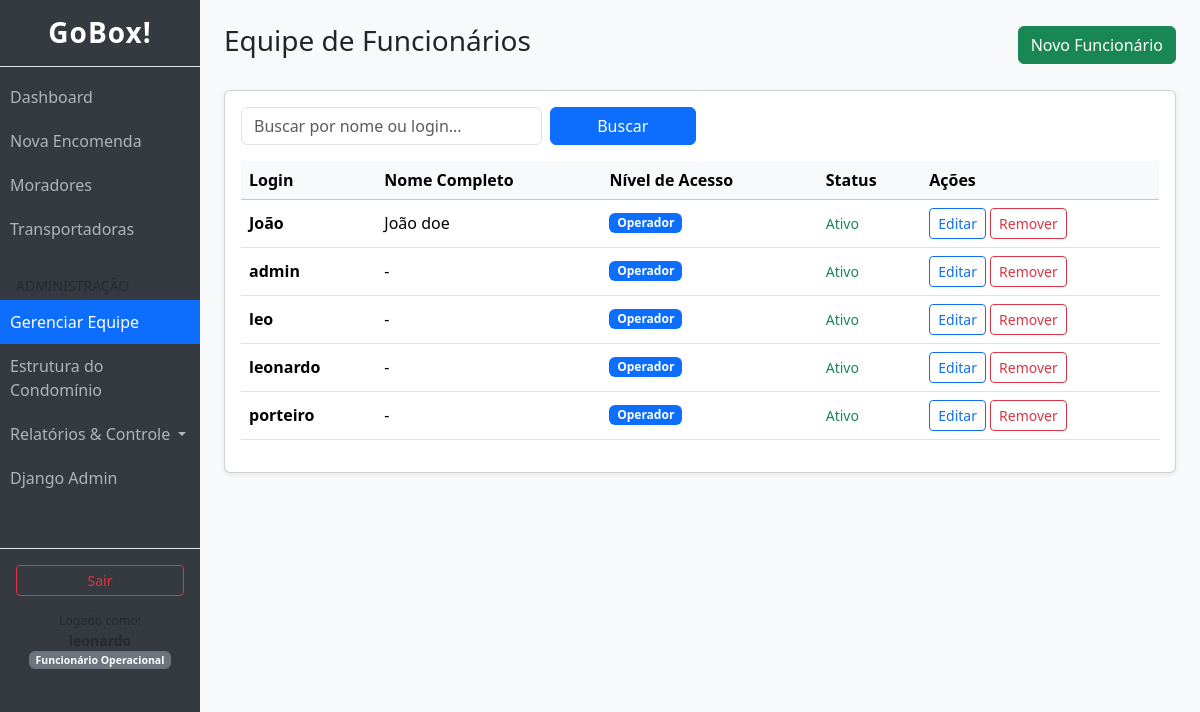
The page /gestao/equipe/ (signed in) on the database its author committed.
### usuarios/models.py (models this page shows)
class Funcionario(AbstractUser):
    TIPO_OPERADOR = 'OPERADOR'
    TIPO_ADMIN = 'ADMIN'
    CARGO_CHOICES = [
        (TIPO_OPERADOR, 'Funcionário Operacional'),
        (TIPO_ADMIN, 'Administrador/Síndico'),
    ]
    cargo = models.CharField(
        max_length=20,
        choices=CARGO_CHOICES,
        default=TIPO_OPERADOR,
        verbose_name="Nível de Acesso"
    )
    telefone = models.CharField(max_length=20, blank=True, null=True)
    class Meta:
        verbose_name = "Funcionário"
    @property
    def eh_admin(self):
        return self.cargo == self.TIPO_ADMIN or self.is_superuser

### usuarios/views.py (the view)
# urls.py: path('equipe/', views.FuncionarioListView.as_view(), name='funcionario_list'),
class FuncionarioListView(AdminRequiredMixin, ListView):
    model = Funcionario
    template_name = 'usuarios/funcionario_list.html'
    context_object_name = 'funcionarios'
    paginate_by = 10
    def get_queryset(self):
        queryset = Funcionario.objects.all().order_by('username')
        q = self.request.GET.get('q')
        if q:
            queryset = queryset.filter(
                Q(username__icontains=q) |
                Q(first_name__icontains=q)
            )
        return queryset

### usuarios/views.py (called while the page is built)
    def test_func(self):
        return self.request.user.eh_admin

### templates/usuarios/funcionario_list.html
{% extends "base.html" %}
{% block content %}
<div class="d-flex justify-content-between align-items-center mb-4">
    <h3>Equipe de Funcionários</h3>
    <a href="{% url 'funcionario_create' %}" class="btn btn-success">Novo Funcionário</a>
</div>
<div class="card shadow-sm">
    <div class="card-body">
        <form method="get" class="row g-2 mb-3">
            <div class="col-md-4">
                <input type="text" name="q" class="form-control" placeholder="Buscar por nome ou login..." value="{{ request.GET.q }}">
            </div>
            <div class="col-md-2">
                <button type="submit" class="btn btn-primary w-100">Buscar</button>
            </div>
        </form>
        <div class="table-responsive">
            <table class="table table-hover align-middle">
                <thead class="table-light">
                    <tr>
                        <th>Login</th>
                        <th>Nome Completo</th>
                        <th>Nível de Acesso</th>
                        <th>Status</th>
                        <th>Ações</th>
                    </tr>
                </thead>
                <tbody>
                    {% for func in funcionarios %}
                    <tr>
                        <td><strong>{{ func.username }}</strong></td>
                        <td>{{ func.get_full_name|default:"-" }}</td>
                        <td>
                            {% if func.cargo == 'ADMIN' %}
                                <span class="badge bg-danger">Admin</span>
                            {% else %}
                                <span class="badge bg-primary">Operador</span>
                            {% endif %}
                        </td>
                        <td>
                            {% if func.is_active %}
                                <span class="text-success small">Ativo</span>
                            {% else %}
                                <span class="text-muted small">Inativo</span>
                            {% endif %}
                        </td>
                        <td>
                            <a href="{% url 'funcionario_update' func.pk %}" class="btn btn-sm btn-outline-primary">Editar</a>
                            <a href="{% url 'funcionario_delete' func.pk %}" class="btn btn-sm btn-outline-danger">Remover</a>
                        </td>
                    </tr>
                    {% empty %}
                    <tr><td colspan="5" class="text-center text-muted">Nenhum funcionário encontrado.</td></tr>
                    {% endfor %}
                </tbody>
            </table>
        </div>
    </div>
</div>
{% endblock %}

### templates/base.html (shortened to what this page needs)
{% load bootstrap5 %}
{% bootstrap_css %}
<!DOCTYPE html>
<html lang="pt-br">
<head>
</head>
<body>
<div class="container-fluid">
    <div class="row">
        {% if user.is_authenticated %}
        <div class="col-md-2 sidebar p-0">
            <h3 class="text-center py-3 border-bottom brand-title">GoBox!</h3>
            <a href="{% url 'dashboard' %}" class="nav-link-custom {% if request.resolver_match.url_name == 'dashboard' %}active-link{% endif %}">
                Dashboard
            </a>
            <a href="{% url 'encomenda_create' %}" class="nav-link-custom {% if request.resolver_match.url_name == 'encomenda_create' %}active-link{% endif %}">
                Nova Encomenda
            </a>
            <a href="{% url 'morador_list' %}" class="nav-link-custom {% if 'moradores' in request.path %}active-link{% endif %}">
                Moradores
            </a>
            <a href="{% url 'transportadora_list' %}" class="nav-link-custom {% if 'transportadoras' in request.path %}active-link{% endif %}">
                Transportadoras
            </a>
            {% if user.eh_admin %}
            <div class="text-uppercase small text-muted mt-4 px-3 mb-1">Administração</div>
            <a href="{% url 'funcionario_list' %}" class="nav-link-custom {% if 'equipe' in request.path %}active-link{% endif %}">
                Gerenciar Equipe
            </a>
            <a href="{% url 'gerenciar_estrutura' %}" class="nav-link-custom {% if 'unidades' in request.path %}active-link{% endif %}">
                Estrutura do Condomínio
            </a>
            <div class="dropdown">
                <a href="#" class="nav-link-custom dropdown-toggle" id="relatoriosDropdown" data-bs-toggle="dropdown" aria-expanded="false">
                    Relatórios & Controle
                </a>
            </div>
            <a href="/admin/" target="_blank" class="nav-link-custom">
                Django Admin
            </a>
            {% endif %}
            <div class="mt-5 border-top p-3">
                <form action="{% url 'logout' %}" method="post">
                    <button type="submit" class="btn btn-outline-danger w-100 btn-sm">Sair</button>
                </form>
                <div class="small text-center mt-2 text-muted">
                    <small>Logado como:</small><br>
                    <strong>{{ user.username }}</strong><br>
                    <span class="badge bg-secondary">{{ user.get_cargo_display }}</span>
                </div>
            </div>
        </div>
        {% endif %}
        <div class="col-md-{% if user.is_authenticated %}10{% else %}12{% endif %} p-4">
            {% block content %}
            {% endblock %}
        </div>
    </div>
</div>
</body>
</html>

### templates/base.html (style rules this page uses)
body { background-color: #f8f9fa; }
.sidebar { min-height: 100vh; background-color: #343a40; color: white; }
.sidebar a.nav-link-custom { color: #adb5bd; text-decoration: none; padding: 10px; display: block; }
.active-link { background-color: #0d6efd; color: white !important; }
.brand-title { font-weight: bold; letter-spacing: 1px; }
.sidebar .dropdown-toggle { color: #adb5bd; }

### rows shown on the page
Funcionario: cargo "Funcionário Operacional", username "leonardo", get_full_name "-", shows "Operador", is_active "Ativo"
Funcionario: username "João", get_full_name "João doe", cargo "Operador", is_active "Ativo"
Funcionario: username "admin", get_full_name "-", cargo "Operador", is_active "Ativo"
Funcionario: username "leo", get_full_name "-", cargo "Operador", is_active "Ativo"
Funcionario: username "porteiro", get_full_name "-", cargo "Operador", is_active "Ativo"
